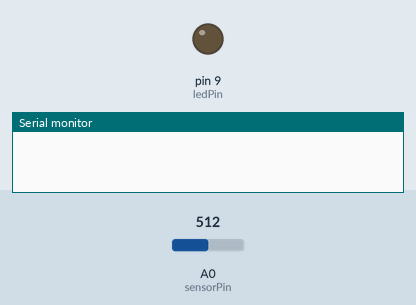
Simulated run of this sketch. Board: Arduino Uno, built with avr-gcc and run on an emulated ATmega328P. On the bench: output pins drawn as LEDs (lit = HIGH), the last lines printed to the serial monitor. The test bench sets the inputs (shaded band); at power-on: A0 (sensorPin) = 512.

Above: at 0.1 s.
At 0.6 s:
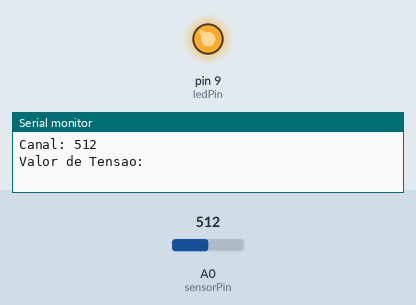
Timing chart, 0 to 2.1 s (numbered marks = the images above):
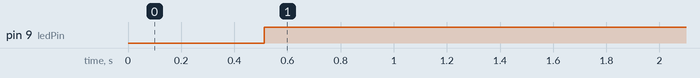

Measured:
- by itself, pin 9 (ledPin): LOW → HIGH at 0.51 s

The sketch:

Sensor.ino
```cpp
int sensorPin = A0;                    //Inicializa o sensor no pino A0
int ledPin = 9;                        //Inicializa o Led no pino 9
unsigned long StartMillis = 0;

void setup() {
pinMode (ledPin, OUTPUT);               //Define o pino do Led como Saída
  Serial.begin(9600);                  //Configura a taxa de comunicação em bits por segundo (baud rate).
  }
void loop() {

  float tensao = 0;                     //Define a variavel tensão como float
  int sensorValue = 0;                   //Define o valor do sensor como int

sensorValue = analogRead(sensorPin);     //A variavel sensorValue recebe o valor  lido em sensorPin
WaitMillis(sensorValue);
if (sensorValue < 700){                  //Caso o sensorValue seja menor que 700 executar o código abaixo
  digitalWrite(ledPin, HIGH);            //Define o estado do led como HIGH
  Serial.print("Canal: ");
  Serial.println(sensorValue);          //imprime o valor a variavel sensorValue, neste caso é o valor do nosso canal
  tensao = CalculaTensao(sensorValue);
  Serial.print("Valor de Tensao: ");
  //Serial.println(tensao);              //Imprime o valor de tensão
  Serial.println("");
  } if (sensorValue > 700){           //Caso o sensor Value seja maior que 700 executar o código abaixo
    digitalWrite(ledPin, LOW);        //Define o estado do led como LOW
  Serial.print("Canal: ");
  Serial.println(sensorValue);//imprime o valor a variavel sensorValue, neste caso é o valor do nosso canal
  tensao = CalculaTensao(sensorValue);
  Serial.print("Valor de Tensao: ");
  //Serial.print(tensao);//Imprime o valor de tensão
  Serial.println("");
    }
}

void WaitMillis(int sensorValue) { //função para definir um intervalo de tempo
StartMillis = millis();

do
{
} while (millis() - StartMillis < sensorValue);
return;
}
float CalculaTensao(float sensorValue) { //função para definir a valor da tensão
float x;
x = sensorValue*5/1023;
return x;
}
```
